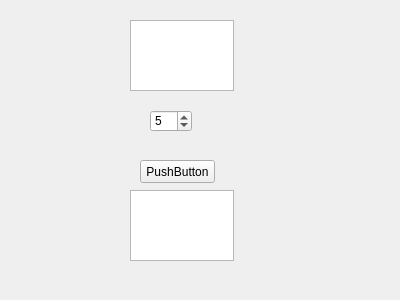
<?xml version="1.0" encoding="UTF-8"?>
<ui version="4.0">
 <class>Form</class>
 <widget class="QWidget" name="Form">
  <property name="geometry">
   <rect>
    <x>0</x>
    <y>0</y>
    <width>400</width>
    <height>300</height>
   </rect>
  </property>
  <property name="windowTitle">
   <string>Form</string>
  </property>
  <widget class="QSpinBox" name="tax_rate">
   <property name="geometry">
    <rect>
     <x>150</x>
     <y>110</y>
     <width>42</width>
     <height>22</height>
    </rect>
   </property>
   <property name="value">
    <number>5</number>
   </property>
  </widget>
  <widget class="QPushButton" name="Button">
   <property name="geometry">
    <rect>
     <x>140</x>
     <y>160</y>
     <width>75</width>
     <height>23</height>
    </rect>
   </property>
   <property name="text">
    <string>PushButton</string>
   </property>
  </widget>
  <widget class="QTextEdit" name="tax_results">
   <property name="geometry">
    <rect>
     <x>130</x>
     <y>190</y>
     <width>104</width>
     <height>71</height>
    </rect>
   </property>
  </widget>
  <widget class="QPlainTextEdit" name="price_input">
   <property name="geometry">
    <rect>
     <x>130</x>
     <y>20</y>
     <width>104</width>
     <height>71</height>
    </rect>
   </property>
  </widget>
 </widget>
 <resources/>
 <connections/>
</ui>
